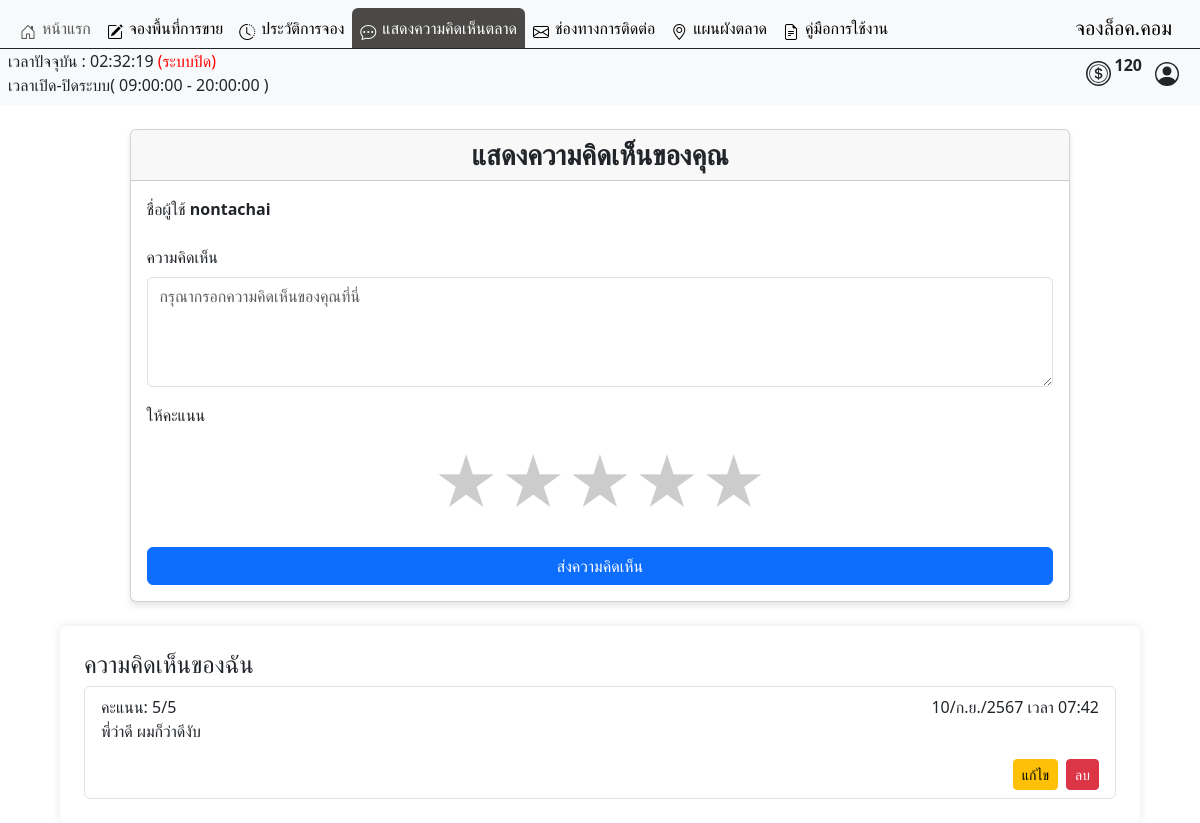
Page /user/comment_page.php (signed in) on the committed database.
### tables this page shows
CREATE TABLE `operating_hours` (
  `id` int(11) NOT NULL,
  `opening_time` time NOT NULL,
  `closing_time` time NOT NULL
);

CREATE TABLE `comments` (
  `id` int(11) NOT NULL,
  `user_id` int(6) UNSIGNED NOT NULL,
  `comment` text NOT NULL,
  `rating` int(11) NOT NULL CHECK (`rating` between 1 and 5),
  `created_at` timestamp NOT NULL DEFAULT current_timestamp()
);

### user/comment_page.php (the view, shortened to what this page needs)
<?php
require("../condb.php");
$username = $_SESSION["username"];
?>
<!DOCTYPE html>
<html lang="th">
<head>
    <link href="https://cdn.jsdelivr.net/npm/bootstrap@5.3.3/dist/css/bootstrap.min.css" rel="stylesheet">
    <link rel="stylesheet" href="../asset/css/font.css">
</head>
<body>
    <?php include('./user_nav.php'); ?>
    <div class="mt-4 container-fluid d-flex justify-content-center align-items-center">
        <div class="card" style="width: 80%;">
            <div class="card-header text-center">
                <h3 class="mb-0"><strong>แสดงความคิดเห็นของคุณ</strong></h3>
            </div>
            <div class="card-body">
                <form id="commentForm">
                    <div class="mb-3">
                        <label for="username" class="form-label">ชื่อผู้ใช้ <strong><?php echo htmlspecialchars($username); ?></strong></label>
                    </div>
                    <div class="mb-3">
                        <label for="comment" class="form-label">ความคิดเห็น</label>
                        <textarea class="form-control" id="comment" rows="4" placeholder="กรุณากรอกความคิดเห็นของคุณที่นี่" required></textarea>
                    </div>
                    <div class="mb-3">
                        <label class="form-label">ให้คะแนน</label>
                        <div class="star-rating" id="rating">
                            <span class="star" data-value="1">&#9733;</span>
                            <span class="star" data-value="2">&#9733;</span>
                            <span class="star" data-value="3">&#9733;</span>
                            <span class="star" data-value="4">&#9733;</span>
                            <span class="star" data-value="5">&#9733;</span>
                        </div>
                    </div>
                    <button type="submit" name="submit" class="btn btn-primary w-100">ส่งความคิดเห็น</button>
                </form>
            </div>
        </div>
    </div>
    <?php
    $sql = "SELECT id, comment, rating, created_at FROM comments WHERE user_id = '$user_id' ORDER BY created_at DESC";
    $result = mysqli_query($conn, $sql);
    ?>
    <div class="mt-4 container-fluid bgcolor p-4 rounded" style="width: 90%;">
        <h4>ความคิดเห็นของฉัน</h4>
        <?php if (mysqli_num_rows($result) > 0): ?>
            <ul class="list-group">
                <?php while ($row = mysqli_fetch_assoc($result)): ?>
                    <li class="list-group-item">
                        <div class="d-flex justify-content-between">
                            <span>คะแนน: <?php echo $row['rating']; ?>/5</span>
                            <span>
                                <?php
                                $dateTime = DateTime::createFromFormat('Y-m-d H:i:s', $row['created_at']);
                                if ($dateTime) {
                                    $day = $dateTime->format('d');
                                    $monthNumber = $dateTime->format('n');
                                    $year = $dateTime->format('Y') + 543;
                                    $monthsTh = [
                                        1 => 'ม.ค.',
                                        2 => 'ก.พ.',
                                        3 => 'มี.ค.',
                                        4 => 'เม.ย.',
                                        5 => 'พ.ค.',
                                        6 => 'มิ.ย.',
                                        7 => 'ก.ค.',
                                        8 => 'ส.ค.',
                                        9 => 'ก.ย.',
                                        10 => 'ต.ค.',
                                        11 => 'พ.ย.',
                                        12 => 'ธ.ค.'
                                    ];
                                    echo sprintf(
                                        '%s/%s/%s เวลา %s:%s',
                                        $day,
                                        $monthsTh[$monthNumber],
                                        $year,
                                        $dateTime->format('H'),
                                        $dateTime->format('i')
                                    );
                                }
                                ?>
                            </span>
                        </div>
                        <p><?php echo htmlspecialchars($row['comment']); ?></p>
                        <div class="d-flex justify-content-end">
                            <button class="btn btn-warning btn-sm me-2" data-bs-toggle="modal" data-bs-target="#editCommentModal" onclick="populateEditModal(<?php echo $row['id']; ?>, '<?php echo addslashes($row['comment']); ?>', <?php echo $row['rating']; ?>)">แก้ไข</button>
                            <button class="btn btn-danger btn-sm" onclick="confirmDelete(<?php echo $row['id']; ?>)">ลบ</button>
                        </div>
                    </li>
                <?php endwhile; ?>
            </ul>
        <?php else: ?>
            <p>คุณยังไม่ได้แสดงความคิดเห็น</p>
        <?php endif; ?>
    </div>
</body>
</html>

### user/user_nav.php (shortened to what this page needs)
<head>
    <link href="https://cdn.jsdelivr.net/npm/bootstrap@5.3.0-alpha3/dist/css/bootstrap.min.css" rel="stylesheet">
    <link href="https://cdn.jsdelivr.net/npm/bootstrap-icons/font/bootstrap-icons.css" rel="stylesheet">
</head>
<?php
$current_page = basename($_SERVER['PHP_SELF']);
?>
<nav style="width: 100%;" class="navbar navbar-expand-lg navbar-light bg-light">
    <div style="width: 100%;" class=" d-flex flex-column ">
        <div class="container-fluid border-bottom border-dark">
            <div class="collapse navbar-collapse" id="navbarNav">
                <ul class="navbar-nav me-auto">
                    <li class="nav-item ">
                        <a href="./index.php"
                            class="icon-link icon-link-hover nav-link <?php echo ($current_page == 'index.php') ? 'active rounded-top' : ''; ?>"
                            style="<?php echo ($current_page == 'index.php') ? 'background-color: #4A4947; color: white; --bs-icon-link-transform: translate3d(0, -.125rem, 0);' : 'color: #black; --bs-icon-link-transform: translate3d(0, -.125rem, 0);'; ?>">
                            <i class="bi bi-house-door"></i> หน้าแรก
                        </a>
                    </li>
                    <li class="nav-item">
                        <a href="./order.php"
                            class="icon-link icon-link-hover nav-link <?php echo ($current_page == 'order.php') ? 'active rounded-top' : ''; ?>"
                            style="<?php echo ($current_page == 'order.php') ? 'background-color: #4A4947; color: white; --bs-icon-link-transform: translate3d(0, -.125rem, 0);' : 'color: black; --bs-icon-link-transform: translate3d(0, -.125rem, 0);'; ?>">
                            <i class="bi bi-pencil-square"></i> จองพื้นที่การขาย
                        </a>
                    </li>
                    <li class="nav-item">
                        <a href="./booking_history.php"
                            class="icon-link icon-link-hover nav-link <?php echo ($current_page == 'booking_history.php') ? 'active rounded-top' : ''; ?>"
                            style="<?php echo ($current_page == 'booking_history.php') ? 'background-color: #4A4947; color: white; --bs-icon-link-transform: translate3d(0, -.125rem, 0);' : 'color: black; --bs-icon-link-transform: translate3d(0, -.125rem, 0);'; ?>">
                            <i class="bi bi-clock-history"></i> ประวัติการจอง
                        </a>
                    </li>
                    <li class="nav-item">
                        <a href="./comment_page.php"
                            class="icon-link icon-link-hover nav-link <?php echo ($current_page == 'comment_page.php') ? 'active rounded-top' : ''; ?>"
                            style="<?php echo ($current_page == 'comment_page.php') ? 'background-color: #4A4947; color: white; --bs-icon-link-transform: translate3d(0, -.125rem, 0);' : 'color: black; --bs-icon-link-transform: translate3d(0, -.125rem, 0);'; ?>">
                            <i class="bi bi-chat-dots"></i> แสดงความคิดเห็นตลาด
                        </a>
                    </li>
                    <li class="nav-item">
                        <a href="./contactus.php"
                            class="icon-link icon-link-hover nav-link <?php echo ($current_page == 'contactus.php') ? 'active rounded-top' : ''; ?>"
                            style="<?php echo ($current_page == 'contactus.php') ? 'background-color: #4A4947; color: white; --bs-icon-link-transform: translate3d(0, -.125rem, 0);' : 'color: black; --bs-icon-link-transform: translate3d(0, -.125rem, 0);'; ?>">
                            <i class="bi bi-envelope"></i> ช่องทางการติดต่อ
                        </a>
                    </li>
                    <li class="nav-item">
                        <a href="#"
                            class="icon-link icon-link-hover nav-link <?php echo ($current_page == 'contactus.php') ? 'active rounded-top' : ''; ?>"
                            data-bs-toggle="modal" data-bs-target="#uniqueImageModal"
                            style="<?php echo ($current_page == 'modal') ? 'background-color: #4A4947; color: white; --bs-icon-link-transform: translate3d(0, -.125rem, 0);' : 'color: black; --bs-icon-link-transform: translate3d(0, -.125rem, 0);'; ?>">
                            <i class="bi bi-geo-alt"></i> แผนผังตลาด
                        </a>
                    </li>
                    <li class="nav-item">
                        <a href="../asset/pdf/คู่มือการใช้งานสำหรับผู้ใช้งาน.pdf" target="_blank" class="icon-link icon-link-hover nav-link active" style="--bs-icon-link-transform: translate3d(0, -.125rem, 0);">
                            <i class="bi bi-file-earmark-text"></i> คู่มือการใช้งาน
                        </a>
                    </li>
                </ul>
                <a class="navbar-brand" href="./index.php">จองล็อค.คอม</a>
            </div>
        </div>
        <div class="col-12 d-flex justify-content-between px-2">
            <div>
                <?php
                require("../condb.php");
                $sql_time = "SELECT opening_time, closing_time FROM operating_hours LIMIT 1";
                $result = $conn->query($sql_time);
                $row_time = $result->fetch_assoc();
                $openingTime = $row_time['opening_time'];
                $closingTime = $row_time['closing_time'];
                ?>
                <span id="time"></span>
                <span id="status"></span>
                <div id="opening_time">เวลาเปิด-ปิดระบบ(
                    <?php echo $openingTime; ?> - <?php echo $closingTime; ?>
                    )
                </div>
            </div>
            <div class="d-flex  justify-content-between ">
                <div class="d-flex  align-items-center">
                    <div class="col d-flex align-items-center justify-content-center">
                        <p class="ms-1">
                            <strong>
                                <?php
                                echo $_SESSION["token"];
                                ?>
                            </strong>
                        </p>
                    </div>
                    <button class="btn " type="button" data-bs-toggle="modal" data-bs-target="#ProfileModal">
                    </button>
                </div>
            </div>
        </div>
    </div>
</nav>
    <?php
    $user_id = $_SESSION["user_id"];
    ?>

### user/comment_page.php (style rules this page uses)
body { background-image: url(../asset/img/img.market2blur.png); width: 100%; height: 100%; background-repeat: repeat; background-size: cover; }
.card { border: none; border-radius: 8px; overflow: hidden; box-shadow: 0 4px 6px rgba(0, 0, 0, 0.1); }
.card-header { background-color: #007bff; color: #fff; padding: 1rem; }
.card-body { padding: 2rem; }
.star-rating { display: flex; justify-content: center; margin-bottom: 1rem; }
.star { font-size: 4rem; color: #ccc; transition: color 0.2s; }
.form-control, .btn { border-radius: 8px; }

### user/user_nav.php (style rules this page uses)
.bgcolor { background-color: rgba(255, 255, 255, 0.9); padding-bottom: 10px; box-shadow: 0 0 10px rgba(0, 0, 0, 0.1); }

### rows in the picture
operating_hours: opening_time "09:00:00", closing_time "20:00:00"
comments: rating "5", created_at "10", created_at "ก.ย.", created_at "2567", created_at "07", created_at "42", comment "พี่ว่าดี ผมก็ว่าดีงับ"

### other values in the picture
$_SESSION["token"] "120"
$username "nontachai"
